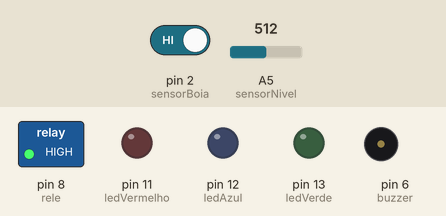
A sketch run on a simulated Arduino Uno, built with avr-gcc and run on an emulated ATmega328P. Parts: switched loads named in the sketch (green lamp = pin HIGH), output pins drawn as LEDs (lit = HIGH), buzzer (waves = sounding). Inputs (shaded band) come from the test bench; at power-on: A5 (sensorNivel) = 512, pin 2 (sensorBoia) HIGH. The modem accepts every AT command (registered, SIM ready, sends succeed) and sends nothing else; what the sketch prints to the serial monitor is not drawn.

Above: at 6.6 s.
6.7 s: A5 (sensorNivel) set to 108
9.7 s: A5 (sensorNivel) set to 92
At 12.63 s:
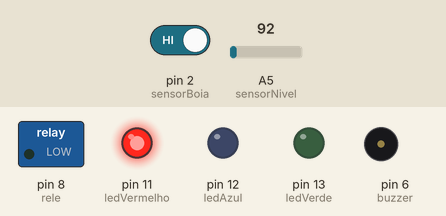
12.7 s: pin 2 (sensorBoia) driven LOW
At 13.3 s:
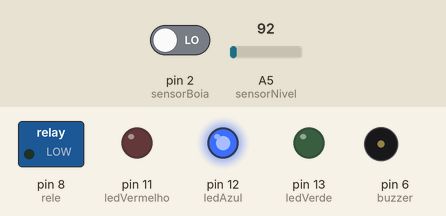
14.2 s: A5 (sensorNivel) set to 386
15.7 s: A5 (sensorNivel) set to 411
At 16.9 s:
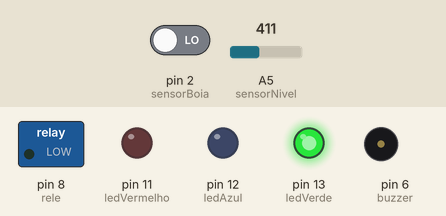
17.2 s: A5 (sensorNivel) set to 481
18.7 s: A5 (sensorNivel) set to 515
At 19.7 s:
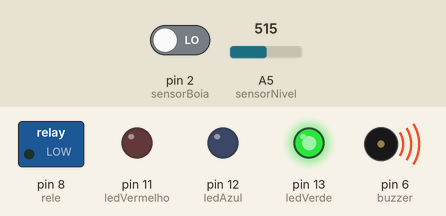
Timing chart, 0 to 25.2 s (numbered marks = the images above; inputs shaded):
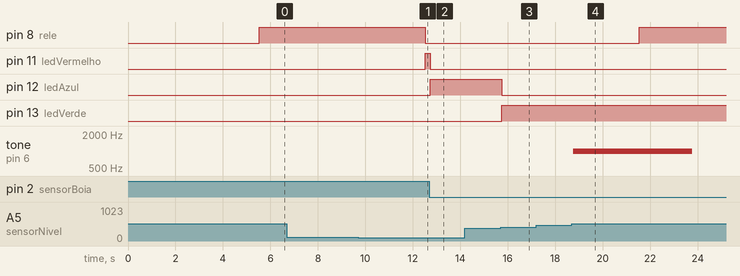

The sketch:

sketch_apr19a.ino
```cpp
#include <SoftwareSerial.h>

#define sensorBoia 2
#define sensorNivel A5
#define buzzer 6

#define rele 8

#define ledVermelho 11
#define ledAzul 12
#define ledVerde 13

bool releLigado = false;
bool bloqueado = false;

unsigned long inicioBuzzer = 0;

bool notificouCheio = false;
bool notificouBaixo = false;

// controle de envio (EVITA TRAVAMENTO)
bool enviando = false;

SoftwareSerial esp(9, 10);

// -------------------- SETUP --------------------
void setup() {

  setPinModes();

  Serial.begin(9600);
  esp.begin(9600);

  Serial.println("Iniciando ESP8266...");
  conectarWifi();
}

// -------------------- LOOP --------------------
void loop() {

  lerESP();

  int valorBoia = digitalRead(sensorBoia);
  int valorNivel = analogRead(sensorNivel);

  Serial.print("Boia: ");
  Serial.print(valorBoia);
  Serial.print(" | Nivel: ");
  Serial.println(valorNivel);

  // nível cheio
  if (valorBoia == LOW && valorNivel >= 500) {

    releLigado = false;
    bloqueado = true;

    tocarBuzzer();

    if (!notificouCheio && !enviando) {
      sendMessage(
        "+5581995985705",
        "✅🚿 Nível cheio de água! Bomba desligada.",
        15);

      notificouCheio = true;
      notificouBaixo = false;
    }
  } else {
    noTone(buzzer);
    inicioBuzzer = 0;
  }

  if (valorBoia == HIGH) {
    bloqueado = false;
  }

  // nível baixo
  if (!bloqueado) {

    if ((valorBoia == HIGH && valorNivel < 100) || (valorBoia == LOW && valorNivel < 500)) {

      releLigado = true;

      if (!notificouBaixo && !enviando) {
        sendMessage(
          "+5581995985705",
          "⚠️🚿 Nível baixo de água! Bomba ligada.",
          15);

        notificouBaixo = true;
        notificouCheio = false;
      }
    }
  }

  atualizarLeds(valorBoia, valorNivel);

  digitalWrite(rele, releLigado ? LOW : HIGH);

  delay(200);
}

void lerESP() {
  while (esp.available()) {
    Serial.write(esp.read());
  }
}

// -------------------- BUZZER --------------------
void tocarBuzzer() {
  if (inicioBuzzer == 0) {
    inicioBuzzer = millis();
    tone(buzzer, 1000);
  }

  if (millis() - inicioBuzzer >= 5000) {
    noTone(buzzer);
  }
}

// -------------------- LEDS --------------------
void atualizarLeds(int valorBoia, int valorNivel) {

  digitalWrite(ledVerde, LOW);
  digitalWrite(ledAzul, LOW);
  digitalWrite(ledVermelho, LOW);

  if (valorBoia == LOW && valorNivel >= 400) {
    digitalWrite(ledVerde, HIGH);
  } else if (valorBoia == LOW && valorNivel < 400) {
    digitalWrite(ledAzul, HIGH);
  } else if (valorBoia == HIGH && valorNivel < 100) {
    digitalWrite(ledVermelho, HIGH);
  }
}

// -------------------- PINOS --------------------
void setPinModes() {

  pinMode(sensorBoia, INPUT);
  pinMode(sensorNivel, INPUT);
  pinMode(buzzer, OUTPUT);
  pinMode(rele, OUTPUT);

  pinMode(ledVermelho, OUTPUT);
  pinMode(ledAzul, OUTPUT);
  pinMode(ledVerde, OUTPUT);
}

// -------------------- WIFI --------------------
void conectarWifi() {

  sendCommand("AT");
  delay(200);

  sendCommand("AT+CWMODE=1");
  delay(200);

  sendCommand("AT+CWJAP=\"Maria_Alyce\",\"03111980\"");
  delay(5000);

  sendCommand("AT+CIFSR");
}

void sendCommand(String cmd) {
  esp.println(cmd);
}

// -------------------- ENVIO DE MENSAGEM (CONTROLADO) --------------------
void sendMessage(String phone, String message, int delayMessage) {

  if (enviando) return;
  enviando = true;

  String host = "192.168.0.103";
  int port = 3000;

  String body = "{";
  body += "\"phone\":\"" + phone + "\",";
  body += "\"message\":\"" + message + "\",";
  body += "\"delayMessage\":" + String(delayMessage);
  body += "}";

  // conecta TCP
  esp.println("AT+CIPSTART=\"TCP\",\"" + host + "\"," + String(port));
  delay(1000);

  String post = "";
  post += "POST /send HTTP/1.1\r\n";
  post += "Host: " + host + "\r\n";
  post += "Content-Type: application/json\r\n";
  post += "Content-Length: " + String(body.length()) + "\r\n";
  post += "Connection: close\r\n\r\n";
  post += body;

  esp.println("AT+CIPSEND=" + String(post.length()));
  delay(500);

  esp.print(post);

  delay(1000);

  enviando = false;

  Serial.println("✔ Requisição enviada");
}
```

Measured:
- the behaviour switches between 100 and 99 on A5 (sensorNivel) (found by bisection; images 0 and 1)
- the behaviour switches between 399 and 400 on A5 (sensorNivel) (found by bisection; images 2 and 3)
- the behaviour switches between 499 and 500 on A5 (sensorNivel) (found by bisection; images 3 and 4)
- after the input at 6.7 s, every drawn part: stays the same
- after the input at 9.7 s, pin 8 (rele): HIGH → LOW after 2.8 s; pin 11 (ledVermelho): LOW → HIGH after 2.8 s
- after the input at 12.7 s, pin 11 (ledVermelho): HIGH → LOW at once; pin 12 (ledAzul): LOW → HIGH at once
- after the input at 15.7 s, pin 12 (ledAzul): HIGH → LOW after 0.05 s; pin 13 (ledVerde): LOW → HIGH after 0.05 s
- after the input at 18.7 s, pin 8 (rele): LOW → HIGH after 2.9 s; tone on pin 6 (buzzer): silent → 1000 Hz after 0.06 s, → silent 5.0 s later
